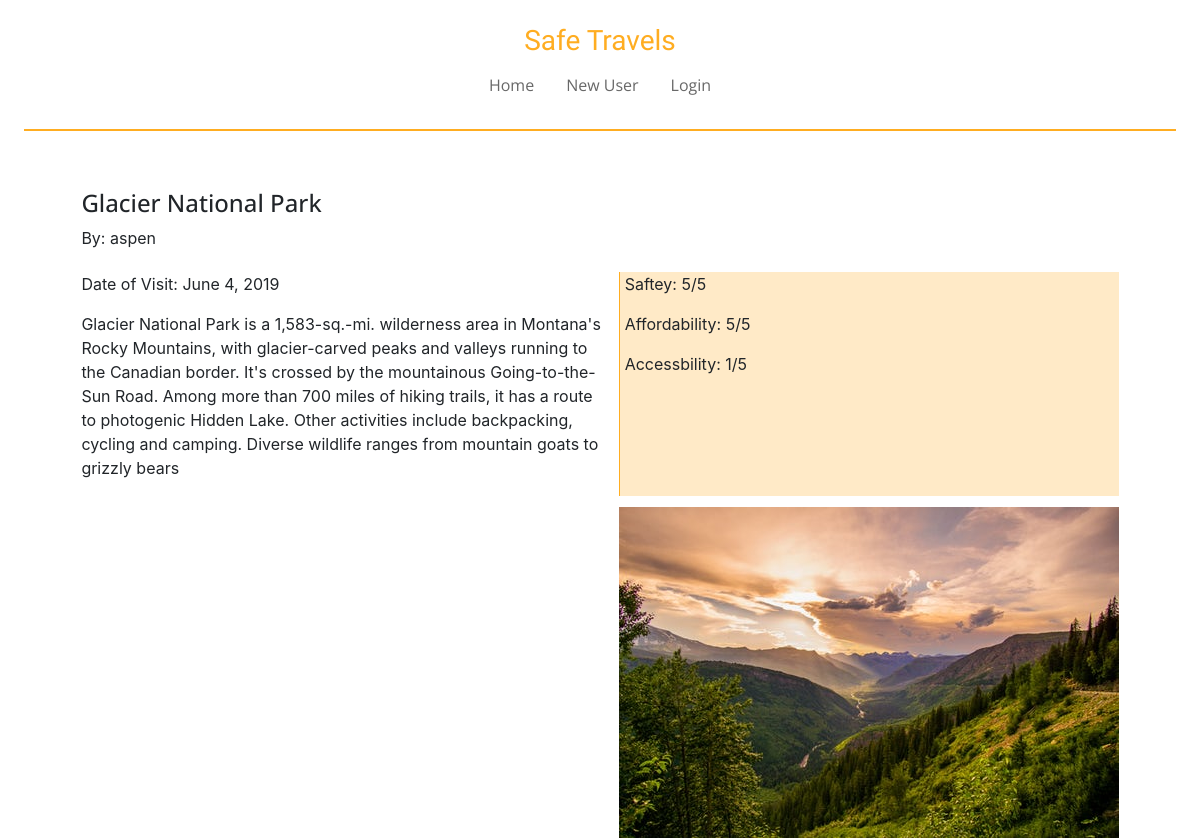
The app's page /logDetails/18/, older data.
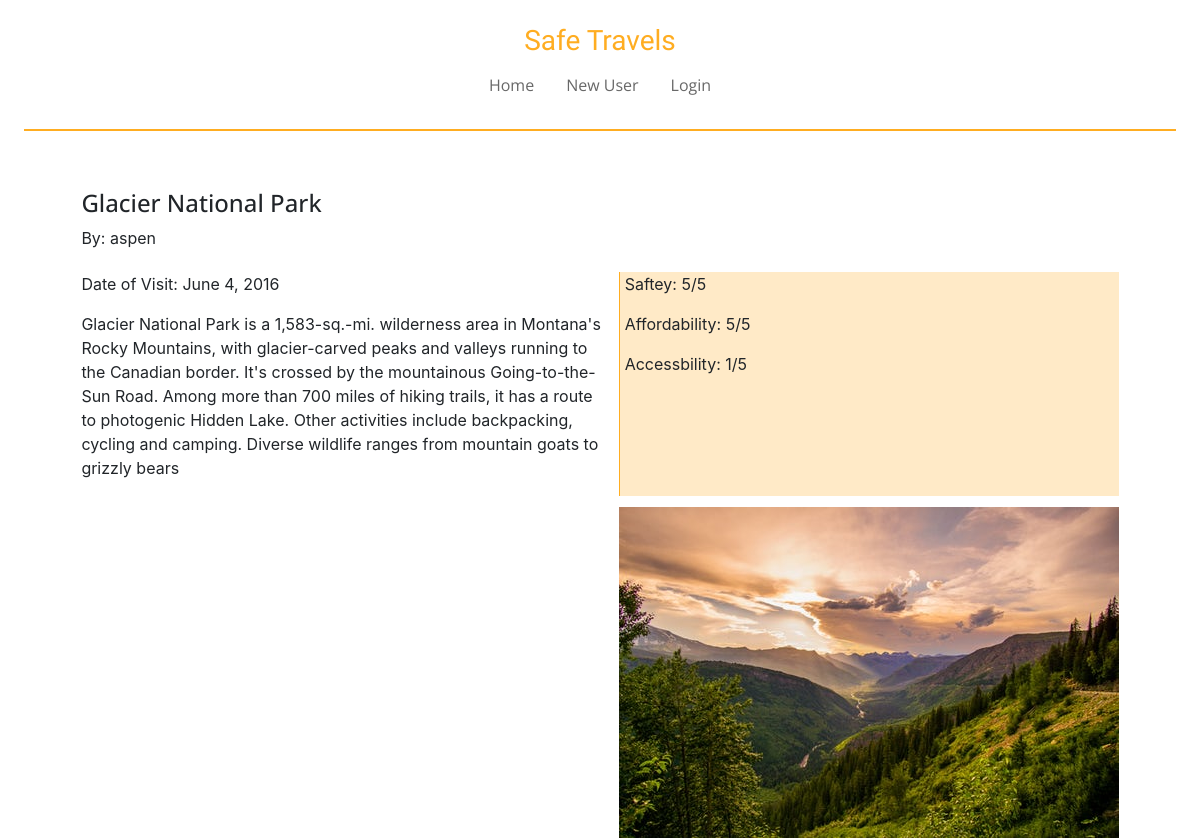
The same page, newer data.
### travelApp/models.py (models this page shows, shortened)
class LocationLog(models.Model):
    location = models.CharField(max_length=500, default='')
    location_lat = models.FloatField(default=0)
    location_long = models.FloatField(default=0)
    date_of_visit = models.DateField(default=date.today)
    summary = models.TextField(default='')
    safety = models.PositiveSmallIntegerField(default=1)
    affordability = models.PositiveSmallIntegerField(default=1)
    accessibility = models.PositiveSmallIntegerField(default=1)
    image = models.ImageField(upload_to='images', null=True, blank=True)
    userModel_fk = models.ForeignKey(UserModel, on_delete=models.CASCADE, null=True, blank=True)

class UserModel(models.Model):
    username = models.CharField(max_length=500, default='')
    password = models.CharField(max_length=500, default='')
    email = models.EmailField(default='')
    user_fk = models.ForeignKey(User, on_delete=models.CASCADE, null=True, blank=True)

### travelApp/views.py (the view)
# urls.py: path('logDetails/<int:logID>/', views.logDetails, name='logDetails'),
def logDetails(request, logID):
    log = LocationLog.objects.get(pk=logID)
    context = {
        'log': log,
    }
    return render(request, 'travelApp/logDetails.html', context)

### travelApp/templates/travelApp/logDetails.html (shortened to what this page needs)
{% extends 'travelApp/base.html' %}
{% block content %}
<div class="formatDetails">
    <div class="detailsHeader">
        <h4>{{ log.location }}</h4>
        <p>
            By: {{log.userModel_fk.username}}
        </p>
    </div>
   <div class="detailsDetails">
       <p>
           Date of Visit:
           {{ log.date_of_visit  }}
       </p>
       <p>
           {{ log.summary }}
       </p>
   </div>
    {% if log.image %}
    <div class="detailImage">
        <img src="{{ log.image.url }}" alt="log image">
    </div>
    {% endif %}
    <div class="detailsRatings">
        <p>
            Saftey:
            {{ log.safety }}/5
        </p>
        <p>
            Affordability:
            {{ log.affordability }}/5
        </p>
        <p>
            Accessbility:
            {{ log.accessibility }}/5
        </p>
    </div>
</div>
{% endblock %}

### travelApp/templates/travelApp/base.html (shortened to what this page needs)
<!DOCTYPE html>
<html lang="en">
<head>
    {% load static %}
    <link rel="stylesheet" href="../../static/travelApp/css/bootstrap.css">
    <link rel="stylesheet" href="../../static/travelApp/css/base.css">
</head>
<body>
<nav>
    {% if request.user.is_authenticated %}
    <h3>Safe Travels</h3>
    <ul class="nav justify-content-center">
        <li class="nav-item">
            <a class="nav-link" href="{% url 'index' %}">Home</a>
        </li>
        <li class="nav-item">
            <a class="nav-link" href="{% url 'myLogs' %}">Profile</a>
        </li>
        <li class="nav-item">
            <a class="nav-link" href="{% url 'logout' %}">Logout</a>
        </li>
    </ul>
    {% else %}
    <h3>Safe Travels</h3>
    <ul class="nav justify-content-center">
        <li class="nav-item">
            <a class="nav-link" href="{% url 'index' %}">Home</a>
        </li>
        <li class="nav-item">
            <a class="nav-link" href="{% url 'newUser' %}">New User</a>
        </li>
        <li class="nav-item">
            <a class="nav-link" href="{% url 'login' %}">Login</a>
        </li>
    </ul>
    <br>
    {% endif %}
</nav>
{% block content %}
{% endblock %}
</body>
</html>

### travelApp/static/travelApp/css/base.css (style rules this page uses)
html, body { height: 100%; margin: 1%; padding-bottom: 1%; }
nav { border-bottom: rgba(255, 173, 33, 1) 2px solid; margin-bottom: 1%; }
li { font-family: 'Open Sans', sans-serif; }
a { font-family: 'Open Sans', sans-serif; color: rgb(104, 104, 104); }
h2,h4 { font-family: 'Open Sans', sans-serif; }
h3 { align-content: center; text-align: center; font-family: 'Ultra', serif; color: rgb(255, 173, 33) }
.formatDetails { display: grid; grid-template-columns: 3fr 1fr; grid-gap: 1%; margin: 5%; }
.detailsHeader { grid-column: 1; grid-row: 1; }
.detailsDetails { grid-column: 1; grid-row: 2; }
.detailsRatings { grid-column: 2; grid-row: 2; border-left: 1px solid rgb(255, 173, 33); background-color: rgba(255, 173, 33, 0.25); padding-left: 1%; }
.detailImage { grid-column: 2; grid-row: 3; margin-top: 1%; }

Row changes from the older to the newer data that the page shows:
changed LocationLog "Glacier National Park": date_of_visit "June 4, 2019" → "June 4, 2016"
